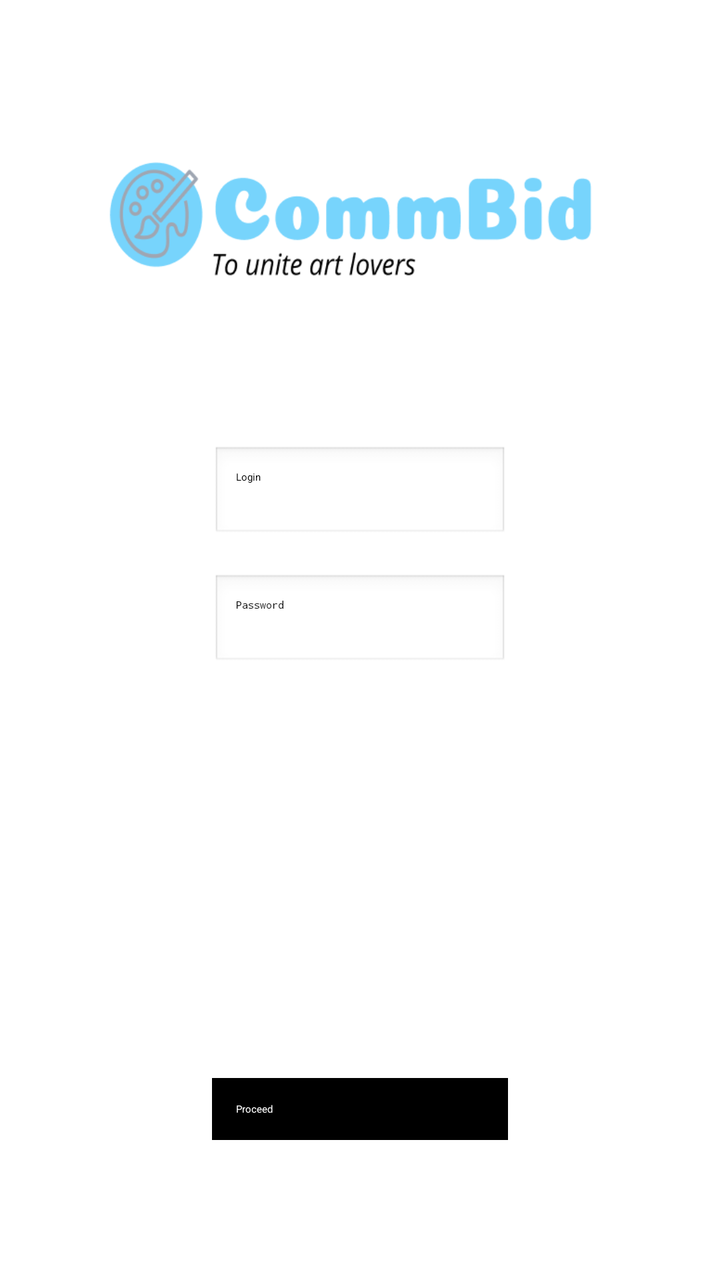
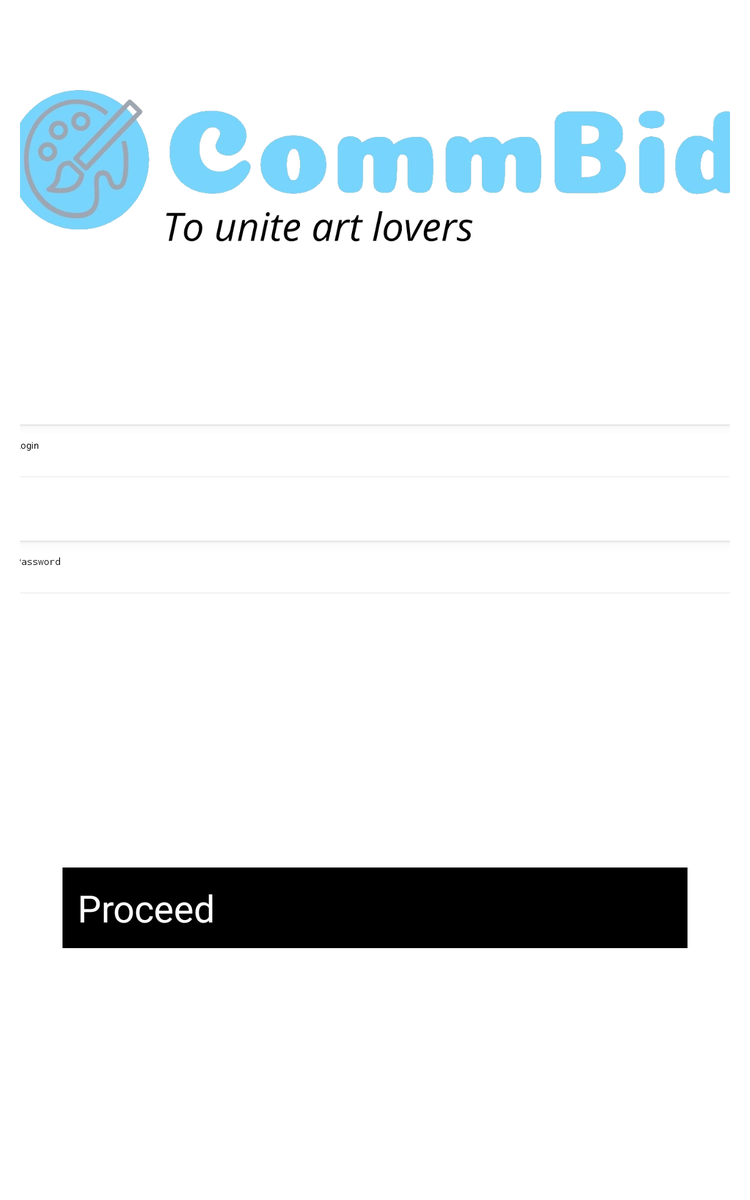

An Android layout and its configuration variant, each rendered on a device that would load it. The default file and the variant file are quoted in full after the pictures.
<!-- AndroidManifest.xml: application theme Theme.CommBidApp -->
<!-- res/layout/login_activity.xml -->
<LinearLayout
    xmlns:android="http://schemas.android.com/apk/res/android"
    android:id="@+id/main"
    android:layout_width="match_parent"
    android:layout_height="match_parent"
    android:orientation="vertical"
    android:gravity="center_horizontal"
    android:background="@android:color/white"
    android:padding="16dp">

    <ImageView
        android:id="@+id/logoImageView"
        android:layout_width="wrap_content"
        android:layout_height="183dp"
        android:layout_marginBottom="24dp"
        android:src="@drawable/logo" />

    <EditText
        android:id="@+id/loginEditText"
        android:layout_width="match_parent"
        android:layout_height="wrap_content"
        android:layout_marginLeft="90dp"
        android:layout_marginRight="90dp"
        android:layout_marginBottom="16dp"
        android:background="@android:drawable/edit_text"
        android:hint="Login"
        android:padding="12dp" />

    <EditText
        android:id="@+id/passwordEditText"
        android:layout_width="match_parent"
        android:layout_height="wrap_content"
        android:hint="Password"
        android:inputType="textPassword"
        android:padding="12dp"
        android:layout_marginBottom="16dp"
        android:layout_marginLeft="90dp"
        android:layout_marginRight="90dp"
        android:background="@android:drawable/edit_text" />

    <LinearLayout
        android:layout_width="wrap_content"
        android:layout_height="wrap_content"
        android:orientation="horizontal"
        android:gravity="center"
        android:layout_marginBottom="40dp"
        android:layout_marginTop="40dp">

        <ImageView
            android:id="@+id/facebookIcon"
            android:layout_width="48dp"
            android:layout_height="48dp"
            android:src="@drawable/fb_icon" />

        <ImageView
            android:id="@+id/instagramIcon"
            android:layout_width="48dp"
            android:layout_height="48dp"
            android:layout_marginLeft="16dp"
            android:src="@drawable/ig_icon" />
    </LinearLayout>

    <Button
        android:id="@+id/proceedButton"
        android:layout_width="match_parent"
        android:layout_height="wrap_content"
        android:text="Proceed"
        android:background="@android:color/black"
        android:textColor="@android:color/white"
        android:padding="12dp"
        android:layout_marginTop="60dp"
        android:layout_marginLeft="90dp"
        android:layout_marginRight="90dp"
        android:textAllCaps="false" />

</LinearLayout>
<!-- resources referenced by this layout -->
<resources>
  <!-- drawable logo: png bitmap (drawable, 17040 bytes) -->
</resources>
<!-- res/layout-sw600dp/login_activity.xml (the repository's variant of the layout above) -->
<!-- drawn on a 7-inch tablet held upright -->
<androidx.constraintlayout.widget.ConstraintLayout
    xmlns:android="http://schemas.android.com/apk/res/android"
    xmlns:app="http://schemas.android.com/apk/res-auto"
    xmlns:tools="http://schemas.android.com/tools"
    android:id="@+id/main"
    android:layout_width="match_parent"
    android:layout_height="match_parent"
    android:orientation="vertical"
    android:gravity="center_horizontal"
    android:background="@android:color/white"
    android:padding="16dp">

    <ImageView
        android:id="@+id/logoImageView"
        android:layout_width="600dp"
        android:layout_height="200dp"
        android:src="@drawable/logo_commbid"
        app:layout_constraintEnd_toStartOf="@+id/guideline2"
        app:layout_constraintStart_toStartOf="@+id/guideline"
        app:layout_constraintTop_toTopOf="@+id/guideline13" />

    <EditText
        android:id="@+id/loginEditText"
        android:layout_width="600dp"
        android:layout_height="wrap_content"
        android:background="@android:drawable/edit_text"
        android:hint="Login"
        android:padding="12dp"
        app:layout_constraintBottom_toTopOf="@+id/guideline6"
        app:layout_constraintEnd_toStartOf="@+id/guideline2"
        app:layout_constraintStart_toStartOf="@+id/guideline" />

    <EditText
        android:id="@+id/passwordEditText"
        android:layout_width="600dp"
        android:layout_height="wrap_content"
        android:background="@android:drawable/edit_text"
        android:hint="Password"
        android:inputType="textPassword"
        android:padding="12dp"
        app:layout_constraintBottom_toTopOf="@+id/guideline5"
        app:layout_constraintEnd_toStartOf="@+id/guideline2"
        app:layout_constraintStart_toStartOf="@+id/guideline" />


    <Button
        android:id="@+id/proceedButton"
        android:layout_width="500dp"
        android:layout_height="wrap_content"
        android:background="@android:color/black"
        android:padding="12dp"
        android:text="Proceed"
        android:textAllCaps="false"
        android:textColor="@android:color/white"
        android:textSize="30dp"
        app:layout_constraintBottom_toTopOf="@+id/guideline3"
        app:layout_constraintEnd_toStartOf="@+id/guideline2"
        app:layout_constraintStart_toStartOf="@+id/guideline" />

    <androidx.constraintlayout.widget.Guideline
        android:id="@+id/guideline"
        android:layout_width="wrap_content"
        android:layout_height="wrap_content"
        android:orientation="vertical"
        app:layout_constraintGuide_percent="0.2" />

    <androidx.constraintlayout.widget.Guideline
        android:id="@+id/guideline2"
        android:layout_width="wrap_content"
        android:layout_height="wrap_content"
        android:orientation="vertical"
        app:layout_constraintGuide_percent="0.8" />

    <androidx.constraintlayout.widget.Guideline
        android:id="@+id/guideline3"
        android:layout_width="wrap_content"
        android:layout_height="wrap_content"
        android:orientation="horizontal"
        app:layout_constraintGuide_percent="0.8" />

    <ImageView
        android:id="@+id/instagramIcon"
        android:layout_width="60dp"
        android:layout_height="60dp"
        android:src="@drawable/ig_icon"
        app:layout_constraintBottom_toTopOf="@+id/guideline9"
        app:layout_constraintEnd_toStartOf="@+id/guideline7" />

    <androidx.constraintlayout.widget.Guideline
        android:id="@+id/guideline5"
        android:layout_width="wrap_content"
        android:layout_height="wrap_content"
        android:orientation="horizontal"
        app:layout_constraintGuide_percent="0.5" />

    <androidx.constraintlayout.widget.Guideline
        android:id="@+id/guideline6"
        android:layout_width="wrap_content"
        android:layout_height="wrap_content"
        android:orientation="horizontal"
        app:layout_constraintGuide_percent="0.4" />

    <androidx.constraintlayout.widget.Guideline
        android:id="@+id/guideline7"
        android:layout_width="wrap_content"
        android:layout_height="wrap_content"
        android:orientation="vertical"
        app:layout_constraintGuide_percent="0.48" />

    <androidx.constraintlayout.widget.Guideline
        android:id="@+id/guideline8"
        android:layout_width="wrap_content"
        android:layout_height="wrap_content"
        android:orientation="vertical"
        app:layout_constraintGuide_percent="0.52" />

    <androidx.constraintlayout.widget.Guideline
        android:id="@+id/guideline9"
        android:layout_width="wrap_content"
        android:layout_height="wrap_content"
        android:orientation="horizontal"
        app:layout_constraintGuide_percent="0.65" />

    <ImageView
        android:id="@+id/facebookIcon"
        android:layout_width="60dp"
        android:layout_height="60dp"
        android:src="@drawable/fb_icon"
        app:layout_constraintBottom_toTopOf="@+id/guideline9"
        app:layout_constraintStart_toStartOf="@+id/guideline8" />

    <androidx.constraintlayout.widget.Guideline
        android:id="@+id/guideline13"
        android:layout_width="wrap_content"
        android:layout_height="wrap_content"
        android:orientation="horizontal"
        app:layout_constraintGuide_percent="0.02" />

</androidx.constraintlayout.widget.ConstraintLayout>
<!-- resources referenced by the variant -->
<!-- as a 7-inch tablet held upright resolves them -->
<resources>
  <!-- drawable logo_commbid: png bitmap (drawable, 242115 bytes) -->
</resources>
